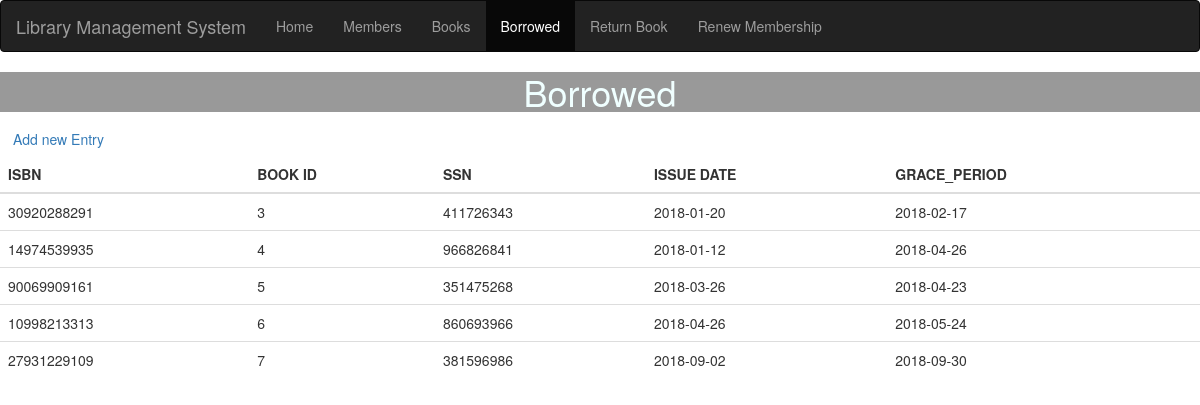
The page /borrowed.php on the database as committed earlier.
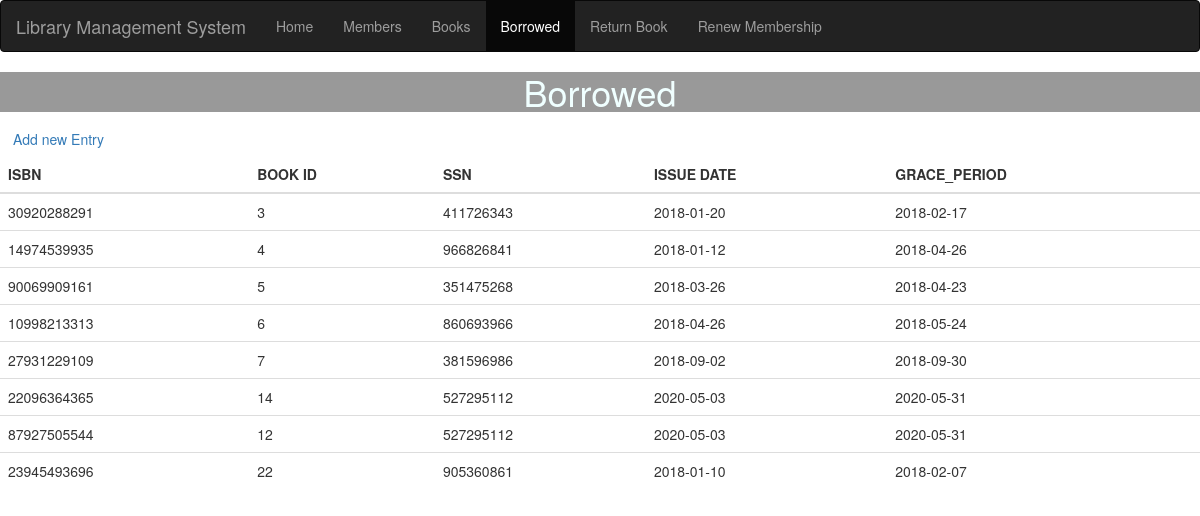
The same page on the database as committed later.
### tables this page shows
CREATE TABLE `borrows` (
  `ISBN` bigint(20) DEFAULT NULL,
  `BOOK_ID` bigint(20) DEFAULT NULL,
  `SSN` bigint(20) DEFAULT NULL,
  `ISSUE_DATE` date DEFAULT NULL,
  `GRACE_PERIOD` date DEFAULT NULL,
  `OVERDUE_STATUS` text DEFAULT NULL,
  `RETURN_STATUS` tinyint(1) NOT NULL DEFAULT 0
);

### borrowed.php (the view, shortened to what this page needs)
<!DOCTYPE html>
<html lang="en">
  <head>
    <link
      rel="stylesheet"
      href="https://maxcdn.bootstrapcdn.com/bootstrap/3.3.7/css/bootstrap.min.css"
    />
  </head>
  <body>
    <nav class="navbar navbar-inverse">
      <div class="container-fluid">
        <div class="navbar-header">
          <a class="navbar-brand" href="#">Library Management System</a>
        </div>
        <ul class="nav navbar-nav">
        <li><a href="index.php">Home</a></li>
          <li><a href="members.php">Members</a></li>
          <li><a href="books.php">Books</a></li>
          <li class="active"><a href="borrowed.php">Borrowed</a></li>
          <li><a href="return.php">Return Book</a></li>
          <li><a href="renew.php">Renew Membership</a></li>
        </ul>
      </div>
    </nav>
    <div>
      <h1
        style="text-align: center; background: rgba(0, 0, 0, 0.4); color: azure"
      >
        Borrowed
      </h1>
    </div>
    <a href="borrowedform.php" class="btn btn-dark" role="button">Add new Entry</a>
<div>
<table class="table table-dark">
<thead>
<tr>
  <th scope="col">ISBN</th>
  <th scope="col">BOOK ID</th>
  <th scope="col">SSN</th>
  <th scope="col">ISSUE DATE</th>
  <th scope="col">GRACE_PERIOD</th>
</tr>
</thead>
<?php
  $conn = mysqli_connect('localhost', 'root', '', 'Library');
  $sql = "SELECT ISBN, BOOK_ID, SSN, ISSUE_DATE, GRACE_PERIOD FROM `borrows`";
  $result = $conn->query($sql);
if ($result->num_rows > 0) {
while($row = $result->fetch_assoc()) {
echo "<tr><td>" . $row["ISBN"]. "</td><td>" . $row["BOOK_ID"] . "</td><td>"
. $row["SSN"]. "</td><td>" . $row["ISSUE_DATE"] . "</td><td>" . $row["GRACE_PERIOD"] . "</td></tr>";
}
echo "</table>";
} else { echo "0 results"; }
?>
</div>
  </body>
</html>

Rows that differ between the two databases and show on the page:
added borrows: ISBN "22096364365", BOOK_ID "14", SSN "527295112", ISSUE_DATE "2020-05-03", GRACE_PERIOD "2020-05-31"
added borrows: ISBN "87927505544", BOOK_ID "12", SSN "527295112", ISSUE_DATE "2020-05-03", GRACE_PERIOD "2020-05-31"
added borrows: ISBN "23945493696", BOOK_ID "22", SSN "905360861", ISSUE_DATE "2018-01-10", GRACE_PERIOD "2018-02-07"
